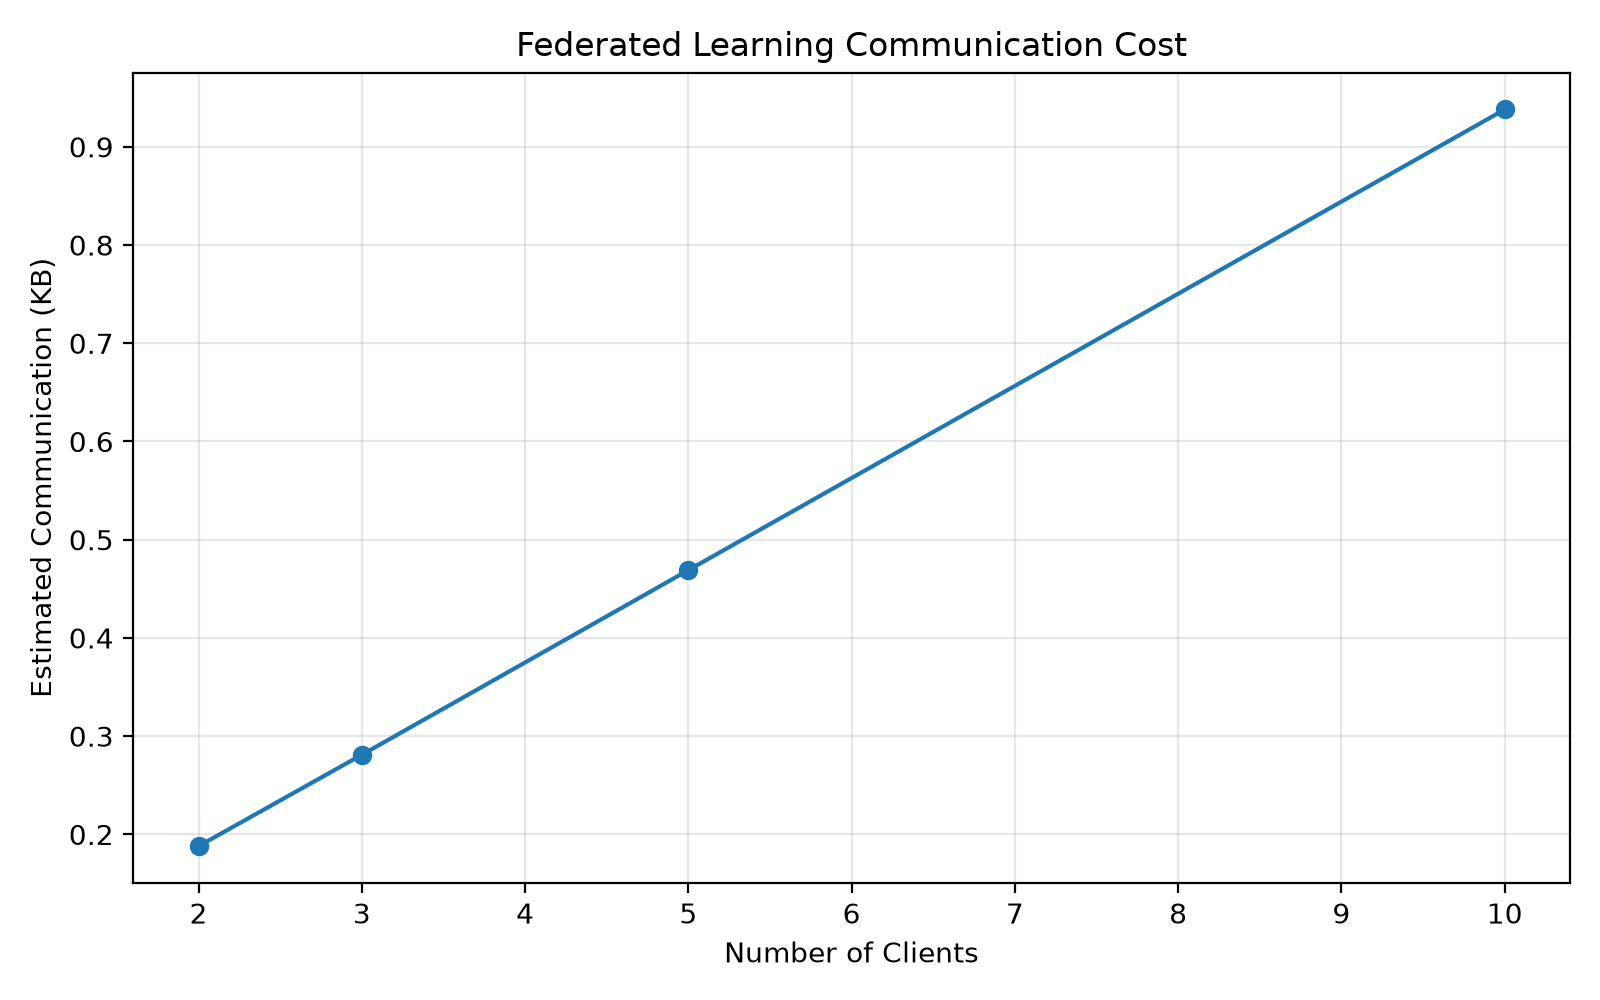

Reproduce this figure in Python.
import pandas as pd
import matplotlib
matplotlib.use("Agg")
import matplotlib.pyplot as plt

df = pd.read_csv("client_communication_comparison.csv")
plt.figure(figsize=(8, 5))
plt.plot(df["Clients"], df["Total KB"], marker="o")
plt.xlabel("Number of Clients")
plt.ylabel("Estimated Communication (KB)")
plt.title("Federated Learning Communication Cost")
plt.grid(True, alpha=0.3)
plt.tight_layout()
plt.savefig("communication_graph.png", dpi=200)
plt.close()
print("Saved communication_graph.png")
